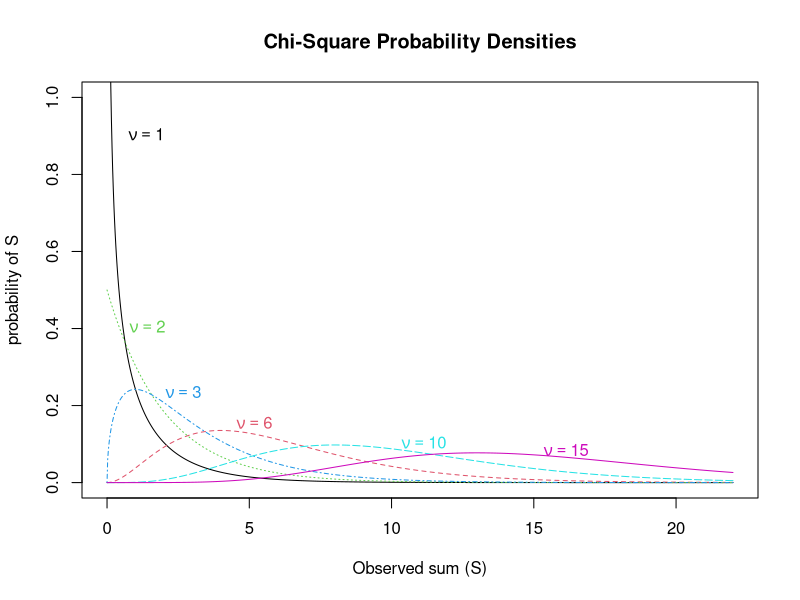
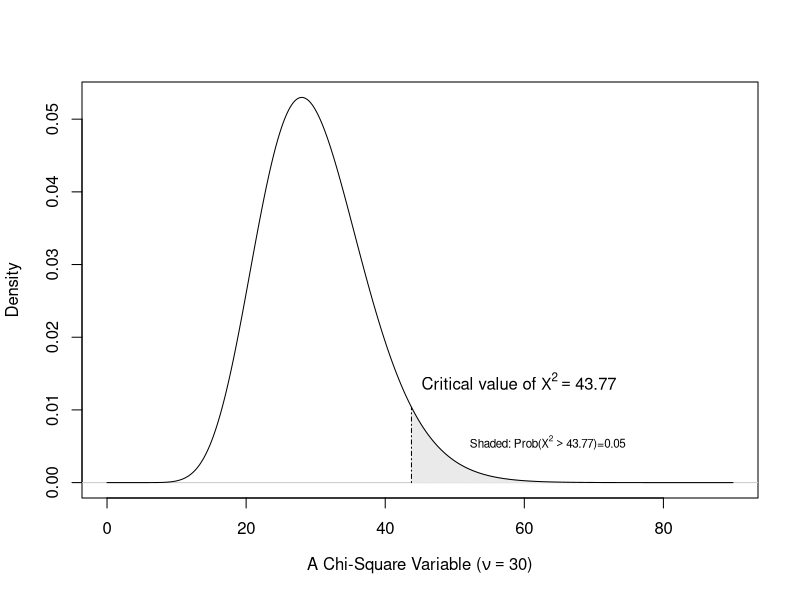
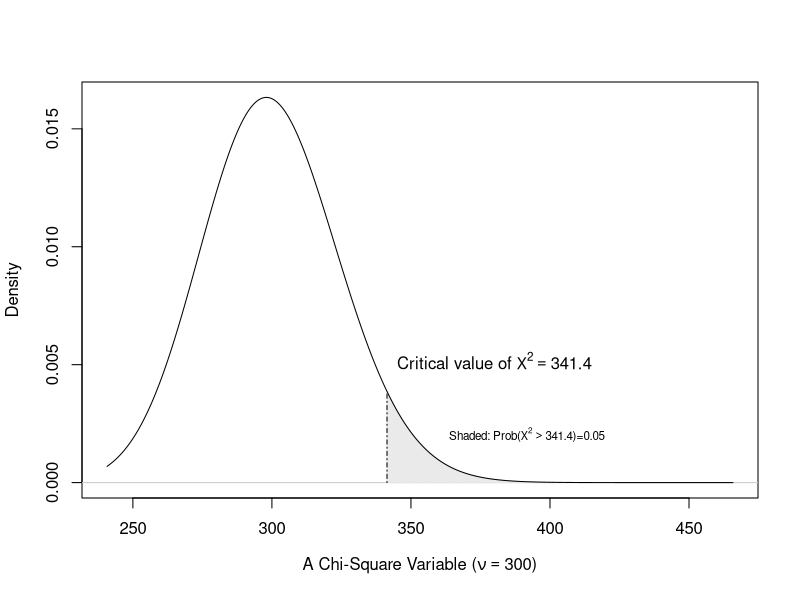

Here is the R script that generated these plots, in order:
### R code from vignette source '/home/pauljohn/tmp/lyxtmp/lyx_tmpdir.XM9920/lyx_tmpbuf2/ChiSquareTest-lecture.Rnw'
### Encoding: UTF-8

###################################################
### code chunk number 1: ChiSquareTest-lecture.Rnw:22-23
###################################################
  if(exists("ls.enc")) options(encoding=ls.enc)


###################################################
### code chunk number 2: ChiSquareTest-lecture.Rnw:76-78
###################################################
#unlink("plots", recursive=T)
dir.create("plots", showWarnings=F)


###################################################
### code chunk number 3: Roptions
###################################################
options(width=100, prompt=" ", continue="  ")
options(useFancyQuotes = FALSE) 
set.seed(12345)
op <- par() 
pjmar <- c(5.1, 4.1, 1.5, 2.1) 
options(SweaveHooks=list(fig=function() par(mar=pjmar, ps=10)))
pdf.options(onefile=F,family="Times",pointsize=6)


###################################################
### code chunk number 4: CS2
###################################################
xvals <- seq(0,22,length.out=1000)

chisquare1 <- dchisq(xvals, df=1)
chisquare2 <- dchisq(xvals, df=6)
chisquare3 <- dchisq(xvals, df=2)
chisquare4 <- dchisq(xvals, df=3)
chisquare5 <- dchisq(xvals, df=10)
chisquare6 <- dchisq(xvals, df=15)

matplot(xvals, cbind(chisquare1, chisquare2, chisquare3, chisquare4, chisquare5, chisquare6), type="l", xlab="Observed sum (S)", ylab="probability of S",  ylim=c(0,1), main="Chi-Square Probability Densities")
text(.4, .9, expression(paste(nu==1)), pos=4, col=1)
text(4.2, .15, expression(paste(nu==6)), pos=4, col=2)
text(.44, .4, expression(paste(nu==2)), pos=4, col=3)
text(1.7, .23, expression(paste(nu==3)), pos=4, col=4)
text(10, .10, expression(paste(nu==10)), pos=4, col=5)
text(15, .08, expression(paste(nu==15)), pos=4, col=6)


###################################################
### code chunk number 5: CH3
###################################################
N <- 30
x <- seq(0, 3*N, by=0.1)
xden <- dchisq(x, df=N)

plot(x, xden, type="n",main="",xlab=expression(paste("A Chi-Square Variable (",nu == 30,")")), ylab="Density")
abline(h= 0, col=gray(.80))

cv <- qchisq(0.95, df=N)
chicv <- dchisq(cv, df=N)

xcrit <- seq(cv, max(x), by=0.1)
ycrit <- dchisq(xcrit, df=N)

polygon(x=c(xcrit, xcrit[length(xcrit):1]), y=c(ycrit,rep(0,length(xcrit))), density=95, col=gray(.90))

lines(x, xden, lty=1) 
lines( c(cv,cv),c(0,chicv),lty=4)
text(cv, (1.3)*chicv, pos=4, bquote(paste("Critical value of ", Chi^2==.(round(cv,2)))))
text(cv+0.15*(max(x)-cv), 0.5*chicv, pos=4, bquote(paste("Shaded: Prob(", Chi^2 > .(round(cv,2)), ")=0.05")),cex=0.7)


###################################################
### code chunk number 6: CH4
###################################################
N<- 300
xrange <- range( rchisq(50, df=N))
xrange[2] <-1.3*xrange[2]

x <- seq(xrange[1], xrange[2], by=0.1)
xden <- dchisq(x, df=N)

plot(x, xden, type="n",main="",xlab=expression(paste("A Chi-Square Variable (", nu == 300,")")), ylab="Density")
abline(h= 0, col=gray(.80))

cv <- qchisq(0.95, df=N)
chicv <- dchisq(cv, df=N)

xcrit <- seq(cv, max(x), by=0.1)
ycrit <- dchisq(xcrit, df=N)

polygon(x=c(xcrit, xcrit[length(xcrit):1]), y=c(ycrit,rep(0,length(xcrit))), density=95, col=gray(.90))

lines(x, xden, lty=1) 
lines( c(cv,cv),c(0,chicv),lty=4)
text(cv, (1.3)*chicv, pos=4, bquote(paste("Critical value of ", Chi^2==.(round(cv,2)))))
text(cv+0.15*(max(x)-cv), 0.5*chicv, pos=4, bquote(paste("Shaded: Prob(",Chi^2 > .(round(cv,2)),")=0.05")), cex=0.7)


###################################################
### code chunk number 7: ChiSquareTest-lecture.Rnw:481-484
###################################################
options(width=55)
library(gmodels)
 CrossTable(infert$education, infert$induced, expected = TRUE, format="SPSS", chisq=T, fisher=T, mcnemar=T)
